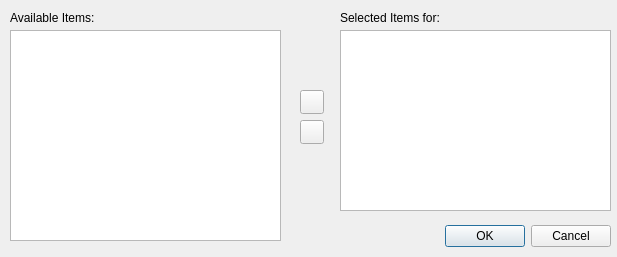
<ui version="4.0" >
 <class>ItemsEditDialog</class>
 <widget class="QDialog" name="ItemsEditDialog" >
  <property name="windowModality" >
   <enum>Qt::ApplicationModal</enum>
  </property>
  <property name="geometry" >
   <rect>
    <x>0</x>
    <y>0</y>
    <width>617</width>
    <height>257</height>
   </rect>
  </property>
  <property name="sizePolicy" >
   <sizepolicy vsizetype="Fixed" hsizetype="Fixed" >
    <horstretch>0</horstretch>
    <verstretch>0</verstretch>
   </sizepolicy>
  </property>
  <property name="minimumSize" >
   <size>
    <width>617</width>
    <height>257</height>
   </size>
  </property>
  <property name="maximumSize" >
   <size>
    <width>617</width>
    <height>257</height>
   </size>
  </property>
  <property name="windowTitle" >
   <string>Edit Land</string>
  </property>
  <property name="windowIcon" >
   <iconset resource="tile_edit_qt.qrc" >
    <normaloff>:/newPrefix/nel.png</normaloff>:/newPrefix/nel.png</iconset>
  </property>
  <property name="sizeGripEnabled" >
   <bool>false</bool>
  </property>
  <widget class="QDialogButtonBox" name="buttonBox" >
   <property name="geometry" >
    <rect>
     <x>440</x>
     <y>220</y>
     <width>171</width>
     <height>32</height>
    </rect>
   </property>
   <property name="orientation" >
    <enum>Qt::Horizontal</enum>
   </property>
   <property name="standardButtons" >
    <set>QDialogButtonBox::Cancel|QDialogButtonBox::Ok</set>
   </property>
  </widget>
  <widget class="QListWidget" name="availableItemsListWidget" >
   <property name="geometry" >
    <rect>
     <x>10</x>
     <y>30</y>
     <width>271</width>
     <height>211</height>
    </rect>
   </property>
   <property name="editTriggers" >
    <set>QAbstractItemView::CurrentChanged|QAbstractItemView::DoubleClicked|QAbstractItemView::EditKeyPressed</set>
   </property>
  </widget>
  <widget class="QListWidget" name="selectedItemsListWidget" >
   <property name="geometry" >
    <rect>
     <x>340</x>
     <y>30</y>
     <width>271</width>
     <height>181</height>
    </rect>
   </property>
   <property name="editTriggers" >
    <set>QAbstractItemView::CurrentChanged|QAbstractItemView::DoubleClicked|QAbstractItemView::EditKeyPressed</set>
   </property>
  </widget>
  <widget class="QPushButton" name="addToItemsPushButton" >
   <property name="geometry" >
    <rect>
     <x>300</x>
     <y>90</y>
     <width>24</width>
     <height>24</height>
    </rect>
   </property>
   <property name="text" >
    <string/>
   </property>
   <property name="icon" >
    <iconset resource="tile_edit_qt.qrc" >
     <normaloff>:/newPrefix/right.png</normaloff>:/newPrefix/right.png</iconset>
   </property>
   <property name="iconSize" >
    <size>
     <width>16</width>
     <height>16</height>
    </size>
   </property>
  </widget>
  <widget class="QLabel" name="label" >
   <property name="geometry" >
    <rect>
     <x>10</x>
     <y>10</y>
     <width>271</width>
     <height>16</height>
    </rect>
   </property>
   <property name="text" >
    <string>Available Items:</string>
   </property>
  </widget>
  <widget class="QLabel" name="label_2" >
   <property name="geometry" >
    <rect>
     <x>340</x>
     <y>10</y>
     <width>141</width>
     <height>16</height>
    </rect>
   </property>
   <property name="text" >
    <string>Selected Items for:</string>
   </property>
  </widget>
  <widget class="QPushButton" name="removeFromItemsPushButton" >
   <property name="geometry" >
    <rect>
     <x>300</x>
     <y>120</y>
     <width>24</width>
     <height>24</height>
    </rect>
   </property>
   <property name="text" >
    <string/>
   </property>
   <property name="icon" >
    <iconset resource="tile_edit_qt.qrc" >
     <normaloff>:/newPrefix/left.png</normaloff>:/newPrefix/left.png</iconset>
   </property>
   <property name="iconSize" >
    <size>
     <width>16</width>
     <height>16</height>
    </size>
   </property>
  </widget>
  <widget class="QLabel" name="itemNameLabel" >
   <property name="geometry" >
    <rect>
     <x>450</x>
     <y>10</y>
     <width>161</width>
     <height>16</height>
    </rect>
   </property>
   <property name="text" >
    <string/>
   </property>
  </widget>
 </widget>
 <includes/>
 <resources>
  <include location="tile_edit_qt.qrc" />
 </resources>
 <connections>
  <connection>
   <sender>buttonBox</sender>
   <signal>accepted()</signal>
   <receiver>ItemsEditDialog</receiver>
   <slot>accept()</slot>
   <hints>
    <hint type="sourcelabel" >
     <x>248</x>
     <y>254</y>
    </hint>
    <hint type="destinationlabel" >
     <x>157</x>
     <y>274</y>
    </hint>
   </hints>
  </connection>
  <connection>
   <sender>buttonBox</sender>
   <signal>rejected()</signal>
   <receiver>ItemsEditDialog</receiver>
   <slot>reject()</slot>
   <hints>
    <hint type="sourcelabel" >
     <x>316</x>
     <y>260</y>
    </hint>
    <hint type="destinationlabel" >
     <x>286</x>
     <y>274</y>
    </hint>
   </hints>
  </connection>
 </connections>
</ui>
